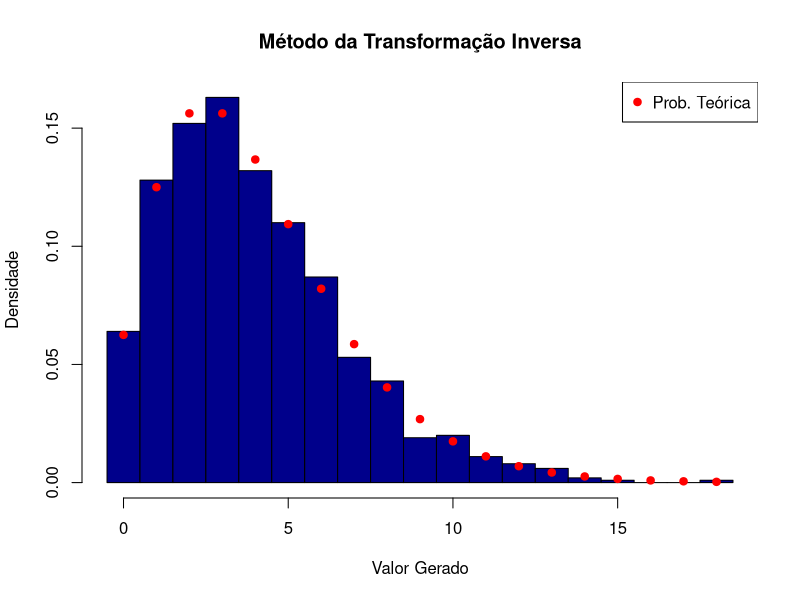

Source code (R):
# Geração da Binomial Negativa via Transformação Inversa

# --- Parâmetros ---
r_param <- 4      # número de sucessos
p_param <- 0.5    # Probabilidade de sucesso
n_amostra <- 1000 

# --- Função auxiliar para gerar um único valor ---
gerar_bn_inversa_aux <- function(r, p) {
  # Gera um número da Uniforme(0,1)
  u <- runif(1) 
  
  i <- 0
  pr <- p^r      # P(X=0)
  Fx <- pr       # FDA no ponto 0, F(0)
  
  # Loop para encontrar o valor k tal que F(k-1) <= u < F(k) 
  while (u >= Fx) {
    # Relação de recorrência para a Binomial Negativa
    pr <- pr * (i + r) / (i + 1) * (1 - p)
    Fx <- Fx + pr
    i <- i + 1
  }
  return(i)
}

# --- Função principal para gerar n valores ---
gerar_bn_inversa <- function(n, r, p) {
  # 'replicate' executa a função auxiliar 'n' vezes para criar a amostra
  return(replicate(n, gerar_bn_inversa_aux(r, p)))
}

# --- Execução e visualização do resultado ---
set.seed(123)
amostra_inversa <- gerar_bn_inversa(n = n_amostra, r = r_param, p = p_param)

print("Amostra gerada pelo Método da Inversa (primeiros 10 valores):")
print(head(amostra_inversa, 10))


dir.create("figuras", showWarnings = FALSE)
png("figuras/graf_bn_inv.png", width = 800, height = 600, res = 120)
# Histograma para validar
hist(amostra_inversa,
     col = "darkblue",
     breaks = seq(-0.5, max(amostra_inversa) + 0.5, 1),
     main = "Método da Transformação Inversa",
     xlab = "Valor Gerado", ylab = "Densidade", freq = FALSE)
# Adiciona a PMF teórica para comparação
points(0:max(amostra_inversa), dnbinom(0:max(amostra_inversa), size = r_param, prob = p_param),
       col = "red", pch = 19)
legend("topright", legend = "Prob. Teórica", col = "red", pch = 19)

dev.off()